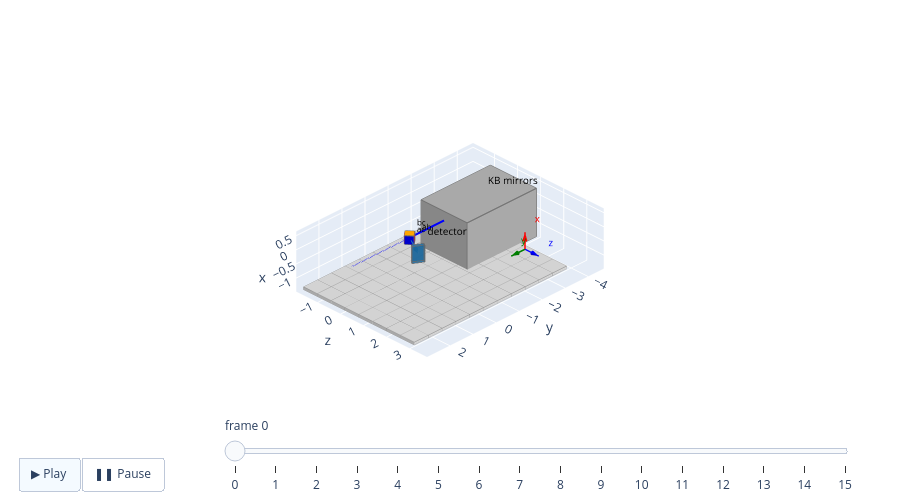

Notebook code for this chart:
### Markdown cell above
The same scan as an animation: `scene.animate(update, frames)` draws the scene, then calls
`update(i)` before each further frame. Press ▶ to play, or drag the slider.

### Code cell
cube.rotate("x", -3 * step, about=[0, 0, 0])  # back to the start of the scan
detector_arm.rotate("x", -6 * step, about=[0, 0, 0])


def scan(frame):
    cube.rotate("x", 2, about=[0, 0, 0])
    detector_arm.rotate("x", 4, about=[0, 0, 0])


scene.animate(scan, frames=16, interval=100, height=500, **VIEW)

### Figure 1 — Plotly figure (JSON) as saved in the notebook; plotly's stock layout.template omitted (floating-point values rounded to 4 significant figures; data arrays with more than 128 entries replaced by an {"elided": "..."} marker saying what was removed)
{"data": [{"facecolor": {"elided": "1080 str values"}, "flatshading": true, "hoverinfo": "skip", "i": {"elided": "1080 int values"}, "j": {"elided": "1080 int values"}, "k": {"elided": "1080 int values"}, "opacity": 1, "type": "mesh3d", "x": {"elided": "2160 float values"}, "y": {"elided": "2160 float values"}, "z": {"elided": "2160 float values"}}, {"facecolor": ["#1f77b4", "#1f77b4", "#1f77b4", "#1f77b4", "#1f77b4", "#1f77b4", "#1f77b4", "#1f77b4", "#1f77b4", "#1f77b4", "#1f77b4", "#1f77b4"], "flatshading": true, "hoverinfo": "skip", "i": [0, 0, 4, 4, 8, 8, 12, 12, 16, 16, 20, 20], "j": [1, 2, 5, 6, 9, 10, 13, 14, 17, 18, 21, 22], "k": [2, 3, 6, 7, 10, 11, 14, 15, 18, 19, 22, 23], "opacity": 0.75, "type": "mesh3d", "x": [-0.3, -0.3, 0.3, 0.3, -0.3, 0.3, 0.3, -0.3, -0.3, 0.3, 0.3, -0.3, -0.3, -0.3, 0.3, 0.3, -0.3, -0.3, -0.3, -0.3, 0.3, 0.3, 0.3, 0.3], "y": [0.6482, 0.6982, 0.6982, 0.6482, 0.3018, 0.3018, 0.3518, 0.3518, 0.6482, 0.6482, 0.3018, 0.3018, 0.6982, 0.3518, 0.3518, 0.6982, 0.6482, 0.3018, 0.3518, 0.6982, 0.6482, 0.6982, 0.3518, 0.3018], "z": [0.7227, 0.8093, 0.8093, 0.7227, 0.9227, 0.9227, 1.009, 1.009, 0.7227, 0.7227, 0.9227, 0.9227, 0.8093, 1.009, 1.009, 0.8093, 0.7227, 0.9227, 1.009, 0.8093, 0.7227, 0.8093, 1.009, 0.9227]}, {"hoverinfo": "skip", "line": {"color": "gray", "dash": "solid", "width": 1}, "mode": "lines", "opacity": 1, "type": "scatter3d", "x": {"elided": "1494 float values"}, "y": {"elided": "1494 float values"}, "z": {"elided": "1494 float values"}}, {"hoverinfo": "skip", "line": {"color": "dimgray", "dash": "solid", "width": 2}, "mode": "lines", "opacity": 1, "type": "scatter3d", "x": [-1.38, -1.38, null, 0.32, -1.38, null, 0.32, 0.32, null, -1.38, 0.32, null, 0.32, -1.38, null, 0.32, 0.32, null, -1.38, 0.32, null, -1.38, -1.38, null, 0.32, 0.32, null, -1.38, -1.38, null, -1.38, -1.38, null, 0.32, 0.32, null, -0.15, -0.15, null, 0.15, -0.15, null, 0.15, 0.15, null, -0.15, 0.15, null, 0.15, -0.15, null, 0.15, 0.15, null, -0.15, 0.15, null, -0.15, -0.15, null, 0.15, 0.15, null, -0.15, -0.15, null, -0.15, -0.15, null, 0.15, 0.15, null], "y": [-1.5, -4.5, null, -1.5, -1.5, null, -4.5, -1.5, null, -4.5, -4.5, null, -4.5, -4.5, null, -1.5, -4.5, null, -1.5, -1.5, null, -4.5, -1.5, null, -4.5, -4.5, null, -4.5, -4.5, null, -1.5, -1.5, null, -1.5, -1.5, null, 0.2113, -0.01849, null, 0.2113, 0.2113, null, -0.01849, 0.2113, null, -0.01849, -0.01849, null, -0.2113, -0.2113, null, 0.01849, -0.2113, null, 0.01849, 0.01849, null, -0.2113, 0.01849, null, -0.2113, -0.01849, null, -0.01849, -0.2113, null, 0.01849, 0.2113, null, 0.2113, 0.01849, null], "z": [-1, -1, null, -1, -1, null, -1, -1, null, -1, -1, null, 1, 1, null, 1, 1, null, 1, 1, null, 1, 1, null, 1, -1, null, -1, 1, null, 1, -1, null, -1, 1, null, -0.01849, -0.2113, null, -0.01849, -0.01849, null, -0.2113, -0.01849, null, -0.2113, -0.2113, null, 0.01849, 0.01849, null, 0.2113, 0.01849, null, 0.2113, 0.2113, null, 0.01849, 0.2113, null, 0.01849, -0.2113, null, -0.2113, 0.01849, null, 0.2113, -0.01849, null, -0.01849, 0.2113, null]}, {"hoverinfo": "skip", "line": {"color": "dimgray", "dash": "solid", "width": 2}, "mode": "lines", "opacity": 0.75, "type": "scatter3d", "x": [-0.3, -0.3, null, 0.3, -0.3, null, 0.3, 0.3, null, -0.3, 0.3, null, 0.3, -0.3, null, 0.3, 0.3, null, -0.3, 0.3, null, -0.3, -0.3, null, 0.3, 0.3, null, -0.3, -0.3, null, -0.3, -0.3, null, 0.3, 0.3, null], "y": [0.6982, 0.6482, null, 0.6982, 0.6982, null, 0.6482, 0.6982, null, 0.6482, 0.6482, null, 0.3018, 0.3018, null, 0.3518, 0.3018, null, 0.3518, 0.3518, null, 0.3018, 0.3518, null, 0.3018, 0.6482, null, 0.6482, 0.3018, null, 0.3518, 0.6982, null, 0.6982, 0.3518, null], "z": [0.8093, 0.7227, null, 0.8093, 0.8093, null, 0.7227, 0.8093, null, 0.7227, 0.7227, null, 0.9227, 0.9227, null, 1.009, 0.9227, null, 1.009, 1.009, null, 0.9227, 1.009, null, 0.9227, 0.7227, null, 0.7227, 0.9227, null, 1.009, 0.8093, null, 0.8093, 1.009, null]}, {"hoverinfo": "skip", "line": {"color": "blue", "dash": "solid", "width": 4}, "mode": "lines", "opacity": 1, "type": "scatter3d", "x": [0, 0, null], "y": [-1.5, 0, null], "z": [0, 0, null]}, {"hoverinfo": "skip", "line": {"color": "blue", "dash": "dash", "width": 2}, "mode": "lines", "opacity": 1, "type": "scatter3d", "x": [0, 0, null], "y": [0, 2.5, null], "z": [0, 0, null]}, {"hoverinfo": "skip", "line": {"color": "#1f77b4", "dash": "solid", "width": 2}, "mode": "lines", "opacity": 1, "type": "scatter3d", "x": [0, 0, null], "y": [0, 0.5, null], "z": [0, 0.866, null]}, {"anchor": "tip", "colorscale": [[0, "#1f77b4"], [1, "#1f77b4"]], "hoverinfo": "skip", "opacity": 1, "showscale": false, "sizemode": "absolute", "sizeref": 0.292, "type": "cone", "u": [0], "v": [0.5], "w": [0.866], "x": [0], "y": [0.5], "z": [0.866]}, {"hoverinfo": "skip", "line": {"color": "red", "dash": "solid", "width": 3}, "mode": "lines", "opacity": 1, "type": "scatter3d", "x": [0, 0.6, null], "y": [-2, -2, null], "z": [3, 3, null]}, {"anchor": "tip", "colorscale": [[0, "red"], [1, "red"]], "hoverinfo": "skip", "opacity": 1, "showscale": false, "sizemode": "absolute", "sizeref": 0.292, "type": "cone", "u": [1], "v": [0], "w": [0], "x": [0.6], "y": [-2], "z": [3]}, {"hoverinfo": "skip", "line": {"color": "green", "dash": "solid", "width": 3}, "mode": "lines", "opacity": 1, "type": "scatter3d", "x": [0, 0, null], "y": [-2, -1.4, null], "z": [3, 3, null]}, {"anchor": "tip", "colorscale": [[0, "green"], [1, "green"]], "hoverinfo": "skip", "opacity": 1, "showscale": false, "sizemode": "absolute", "sizeref": 0.292, "type": "cone", "u": [0], "v": [1], "w": [0], "x": [0], "y": [-1.4], "z": [3]}, {"hoverinfo": "skip", "line": {"color": "blue", "dash": "solid", "width": 3}, "mode": "lines", "opacity": 1, "type": "scatter3d", "x": [0, 0, null], "y": [-2, -2, null], "z": [3, 3.6, null]}, {"anchor": "tip", "colorscale": [[0, "blue"], [1, "blue"]], "hoverinfo": "skip", "opacity": 1, "showscale": false, "sizemode": "absolute", "sizeref": 0.292, "type": "cone", "u": [0], "v": [0], "w": [1], "x": [0], "y": [-2], "z": [3.6]}, {"hoverinfo": "skip", "mode": "text", "text": ["x"], "textfont": {"color": "red", "size": 10}, "textposition": "top right", "type": "scatter3d", "x": [0.6], "y": [-2], "z": [3]}, {"hoverinfo": "skip", "mode": "text", "text": ["y"], "textfont": {"color": "green", "size": 10}, "textposition": "top right", "type": "scatter3d", "x": [0], "y": [-1.4], "z": [3]}, {"hoverinfo": "skip", "mode": "text", "text": ["z"], "textfont": {"color": "blue", "size": 10}, "textposition": "top right", "type": "scatter3d", "x": [0], "y": [-2], "z": [3.6]}, {"hoverinfo": "skip", "mode": "text", "text": ["KB mirrors"], "textfont": {"color": "black", "size": 10}, "textposition": "top right", "type": "scatter3d", "x": [0.32], "y": [-3], "z": [0]}, {"hoverinfo": "skip", "mode": "text", "text": ["ab"], "textfont": {"color": "black", "size": 8}, "textposition": "top right", "type": "scatter3d", "x": [0], "y": [-0.09642], "z": [0.1149]}, {"hoverinfo": "skip", "mode": "text", "text": ["ac"], "textfont": {"color": "black", "size": 8}, "textposition": "top right", "type": "scatter3d", "x": [0], "y": [0.1149], "z": [0.09642]}, {"hoverinfo": "skip", "mode": "text", "text": ["bc"], "textfont": {"color": "black", "size": 8}, "textposition": "top right", "type": "scatter3d", "x": [0.15], "y": [0], "z": [0]}, {"hoverinfo": "skip", "mode": "text", "text": ["detector"], "textfont": {"color": "black", "size": 10}, "textposition": "top right", "type": "scatter3d", "x": [0.3], "y": [0.5], "z": [0.866]}], "layout": {"height": 500, "margin": {"b": 0, "l": 0, "r": 0, "t": 0}, "scene": {"aspectmode": "manual", "aspectratio": {"x": 0.2781, "y": 1, "z": 0.7397}, "camera": {"eye": {"x": 0.7102, "y": 0.8699, "z": 0.8699}, "projection": {"type": "orthographic"}, "up": {"x": 1, "y": 0, "z": 0}}, "xaxis": {"autorange": false, "range": [-1.481, 0.6507], "visible": true}, "yaxis": {"autorange": false, "range": [-4.683, 2.982], "visible": true}, "zaxis": {"autorange": false, "range": [-1.935, 3.735], "visible": true}}, "showlegend": false, "sliders": [{"currentvalue": {"prefix": "frame "}, "len": 0.7, "steps": [{"args": [["0"], {"frame": {"duration": 0, "redraw": true}, "mode": "immediate", "transition": {"duration": 0}}], "label": "0", "method": "animate"}, {"args": [["1"], {"frame": {"duration": 0, "redraw": true}, "mode": "immediate", "transition": {"duration": 0}}], "label": "1", "method": "animate"}, {"args": [["2"], {"frame": {"duration": 0, "redraw": true}, "mode": "immediate", "transition": {"duration": 0}}], "label": "2", "method": "animate"}, {"args": [["3"], {"frame": {"duration": 0, "redraw": true}, "mode": "immediate", "transition": {"duration": 0}}], "label": "3", "method": "animate"}, {"args": [["4"], {"frame": {"duration": 0, "redraw": true}, "mode": "immediate", "transition": {"duration": 0}}], "label": "4", "method": "animate"}, {"args": [["5"], {"frame": {"duration": 0, "redraw": true}, "mode": "immediate", "transition": {"duration": 0}}], "label": "5", "method": "animate"}, {"args": [["6"], {"frame": {"duration": 0, "redraw": true}, "mode": "immediate", "transition": {"duration": 0}}], "label": "6", "method": "animate"}, {"args": [["7"], {"frame": {"duration": 0, "redraw": true}, "mode": "immediate", "transition": {"duration": 0}}], "label": "7", "method": "animate"}, {"args": [["8"], {"frame": {"duration": 0, "redraw": true}, "mode": "immediate", "transition": {"duration": 0}}], "label": "8", "method": "animate"}, {"args": [["9"], {"frame": {"duration": 0, "redraw": true}, "mode": "immediate", "transition": {"duration": 0}}], "label": "9", "method": "animate"}, {"args": [["10"], {"frame": {"duration": 0, "redraw": true}, "mode": "immediate", "transition": {"duration": 0}}], "label": "10", "method": "animate"}, {"args": [["11"], {"frame": {"duration": 0, "redraw": true}, "mode": "immediate", "transition": {"duration": 0}}], "label": "11", "method": "animate"}, {"args": [["12"], {"frame": {"duration": 0, "redraw": true}, "mode": "immediate", "transition": {"duration": 0}}], "label": "12", "method": "animate"}, {"args": [["13"], {"frame": {"duration": 0, "redraw": true}, "mode": "immediate", "transition": {"duration": 0}}], "label": "13", "method": "animate"}, {"args": [["14"], {"frame": {"duration": 0, "redraw": true}, "mode": "immediate", "transition": {"duration": 0}}], "label": "14", "method": "animate"}, {"args": [["15"], {"frame": {"duration": 0, "redraw": true}, "mode": "immediate", "transition": {"duration": 0}}], "label": "15", "method": "animate"}], "x": 0.25, "y": 0.02, "yanchor": "bottom"}], "uirevision": "minigeo", "updatemenus": [{"buttons": [{"args": [null, {"frame": {"duration": 100, "redraw": true}, "fromcurrent": true, "transition": {"duration": 0}}], "label": "▶ Play", "method": "animate"}, {"args": [[null], {"frame": {"duration": 0, "redraw": true}, "mode": "immediate", "transition": {"duration": 0}}], "label": "❚❚ Pause", "method": "animate"}], "direction": "left", "type": "buttons", "x": 0.02, "xanchor": "left", "y": 0.02, "yanchor": "bottom"}]}}
